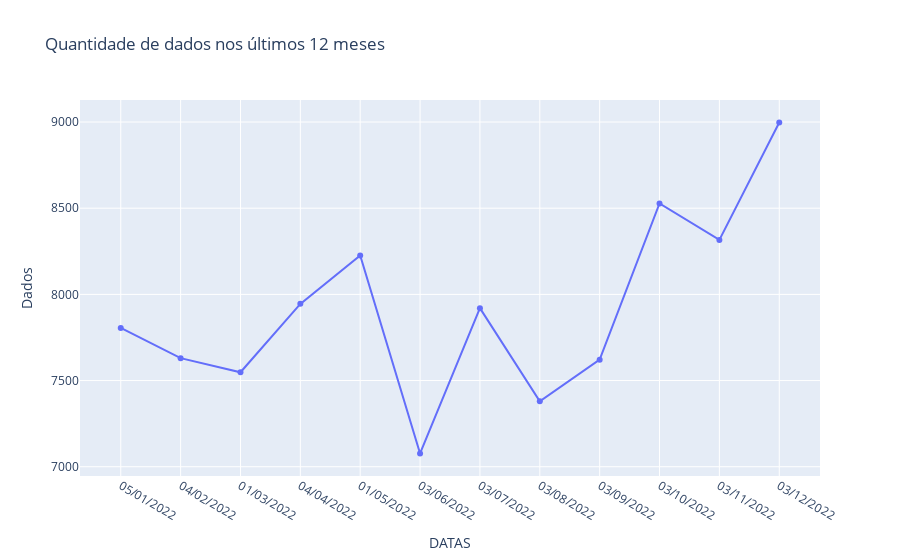

Notebook source saved alongside this figure:
### Code cell
import plotly.graph_objects as go



fig = go.Figure(data=go.Scatter(x=df2['AEG_DATA'], y=df2['AREA_EMBARGADA_GOIAS']))

fig.update_layout(
    title='Quantidade de dados nos últimos 12 meses',
    xaxis_title='DATAS',
    yaxis_title='Dados'
)

fig.show()

### Figure 1 — Plotly figure (JSON) as saved in the notebook; plotly's stock layout.template omitted (floating-point values rounded to 4 significant figures)
{"data": [{"type": "scatter", "x": ["05/01/2022", "04/02/2022", "01/03/2022", "04/04/2022", "01/05/2022", "03/06/2022", "03/07/2022", "03/08/2022", "03/09/2022", "03/10/2022", "03/11/2022", "03/12/2022"], "y": [7805, 7630, 7548, 7945, 8226, 7077, 7920, 7380, 7621, 8528, 8316, 8997]}], "layout": {"title": {"text": "Quantidade de dados nos últimos 12 meses"}, "xaxis": {"title": {"text": "DATAS"}}, "yaxis": {"title": {"text": "Dados"}}}}
